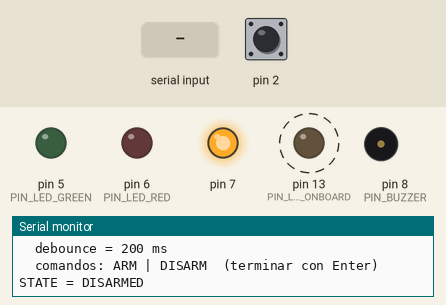
Recording of a program running on a simulated Arduino Uno, built with avr-gcc and run on an emulated ATmega328P. Shown: output pins drawn as LEDs (lit = HIGH), buzzer (waves = sounding, pin HIGH), the last lines printed to the serial monitor. Dashed ring = blinking. Inputs (shaded band) come from the test bench; at power-on: pin 2 HIGH.

Above: at 1.2 s.
1.3 s: "ARM\n" received over Serial
At 1.9 s:
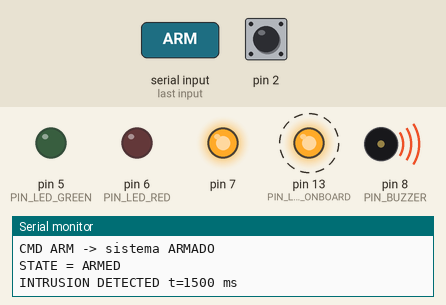
8.3 s: "DISARM\n" received over Serial
At 10.9 s:
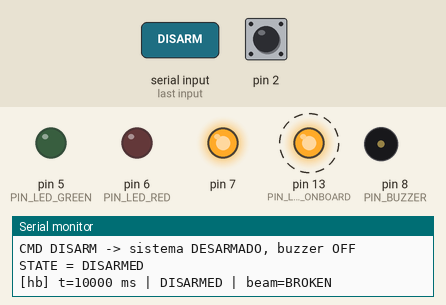
Timing chart, 0 to 18.3 s (numbered marks = the images above; inputs shaded):
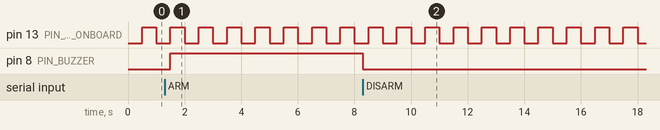

The program:

main.cpp
```cpp
// ============================================================================
//  main.cpp  -  EMBEBIDOS_1 / face_security  (Arduino UNO Q)
//  Ing 2 - FASE 2: maquina de estados laser + buzzer (respuesta local < 100 ms)
// ----------------------------------------------------------------------------
//  Que hace esta fase:
//    - Inicializa el sensor laser (laser::init, enciende el haz) y los
//      actuadores (alerts::init, buzzer + LEDs en OFF). Estado inicial DISARMED.
//    - Acepta comandos por Serial @115200, una linea terminada en '\n':
//          ARM     -> arma el sistema
//          DISARM  -> desarma y silencia el buzzer al instante
//      (se aceptan en mayus/minus y se ignoran espacios y CR sobrantes).
//    - En cada iteracion llama laser::update(). Si el sistema esta ARMED y se
//      confirma una intrusion (haz cortado >= DEBOUNCE_MS continuos), enciende
//      el buzzer DE INMEDIATO e imprime:
//          INTRUSION DETECTED t=<millis> ms
//    - Mantiene un blink de "vida" en el LED onboard y un heartbeat por Serial.
//
//  POR QUE LA RESPUESTA ES < 100 ms:
//    El loop no usa ningun delay() bloqueante: todo es millis(). laser::update()
//    confirma la intrusion y, en la MISMA iteracion, se llama alerts::buzzerOn()
//    que es una sola escritura GPIO. La cadena "haz confirmado -> buzzer sonando"
//    tarda microsegundos; el presupuesto de 100 ms se cumple con enorme margen.
//    (El debounce de 200 ms es la espera DELIBERADA para confirmar la intrusion
//     y evitar falsos positivos; el "< 100 ms" se mide desde esa confirmacion.)
//
//  Camara/WiFi/HTTP (F3-F5) se integraran aqui mas adelante, sobre este mismo
//  patron no bloqueante.
// ============================================================================

#include <Arduino.h>
#include <ctype.h>    // toupper()
#include <string.h>   // strcmp()
#include "config.h"

#include "laser_sensor.h"
#include "alerts.h"
// camera/wifi_manager siguen como esqueletos; se integran en F3-F5.
#include "camera.h"
#include "wifi_manager.h"

// ---- Blink de vida del LED onboard (no bloqueante) -------------------------
static unsigned long s_lastBlinkMs = 0;
static bool s_ledState = false;

// ---- Heartbeat de diagnostico (no bloqueante) ------------------------------
static unsigned long s_lastHeartbeatMs = 0;

// ---- Buffer de comandos por Serial -----------------------------------------
// Acumula caracteres hasta recibir '\n'. Tamano holgado para "DISARM" + ruido.
static char s_cmdBuf[16];
static uint8_t s_cmdLen = 0;

// ---------------------------------------------------------------------------
//  printArmState - imprime el estado actual del sistema por Serial.
//  Inputs:  ninguno.  Outputs: ninguno (efecto: linea por Serial).
// ---------------------------------------------------------------------------
static void printArmState() {
  Serial.print(F("STATE = "));
  Serial.println(laser::getState() == laser::State::ARMED ? F("ARMED")
                                                          : F("DISARMED"));
}

// ---------------------------------------------------------------------------
//  handleCommand - interpreta una linea de comando ya recibida (sin '\n').
//  Reconoce "ARM" y "DISARM" (insensible a mayus/minus). Cualquier otra cosa
//  se reporta como desconocida. ARM/DISARM confirman por Serial; DISARM ademas
//  silencia el buzzer en el acto.
//  Inputs:  cmd -> cadena C terminada en '\0' con el comando recibido.
//  Outputs: ninguno (efectos: cambia estado, actua buzzer, imprime).
// ---------------------------------------------------------------------------
static void handleCommand(char* cmd) {
  // Normaliza a mayusculas in-place (comando corto, costo despreciable).
  for (char* p = cmd; *p; ++p) *p = (char)toupper((unsigned char)*p);

  if (strcmp(cmd, "ARM") == 0) {
    laser::arm();
    Serial.println(F("CMD ARM -> sistema ARMADO"));
    printArmState();
  } else if (strcmp(cmd, "DISARM") == 0) {
    laser::disarm();
    alerts::buzzerOff();          // silencio inmediato del buzzer
    Serial.println(F("CMD DISARM -> sistema DESARMADO, buzzer OFF"));
    printArmState();
  } else if (cmd[0] != '\0') {
    Serial.print(F("CMD desconocido: "));
    Serial.println(cmd);
  }
}

// ---------------------------------------------------------------------------
//  pollSerialCommands - lee caracteres pendientes del Serial sin bloquear y,
//  al encontrar fin de linea ('\n'), despacha el comando acumulado.
//  Tolera '\r' (CRLF) y descarta lineas demasiado largas (overflow del buffer).
//  Inputs:  ninguno.  Outputs: ninguno.
// ---------------------------------------------------------------------------
static void pollSerialCommands() {
  while (Serial.available() > 0) {
    char c = (char)Serial.read();

    if (c == '\n' || c == '\r') {
      if (s_cmdLen > 0) {
        s_cmdBuf[s_cmdLen] = '\0';
        handleCommand(s_cmdBuf);
        s_cmdLen = 0;
      }
      continue;
    }

    // Acumula; si se llena el buffer, se descarta la linea (evita overflow).
    if (s_cmdLen < (sizeof(s_cmdBuf) - 1)) {
      s_cmdBuf[s_cmdLen++] = c;
    } else {
      s_cmdLen = 0;   // linea demasiado larga -> reinicia y espera el proximo '\n'
    }
  }
}

// ---------------------------------------------------------------------------
//  heartbeat - imprime periodicamente una linea de estado cuando no hay eventos
//  (util para verificar que el firmware sigue vivo y ver haz/buzzer en vivo).
//  Inputs:  now -> millis() actual.  Outputs: ninguno.
// ---------------------------------------------------------------------------
static void heartbeat(unsigned long now) {
  if (now - s_lastHeartbeatMs < HEARTBEAT_INTERVAL_MS) return;
  s_lastHeartbeatMs = now;

  Serial.print(F("[hb] t="));
  Serial.print(now);
  Serial.print(F(" ms | "));
  Serial.print(laser::getState() == laser::State::ARMED ? F("ARMED") : F("DISARMED"));
  Serial.print(F(" | beam="));
  Serial.println(laser::isBeamBroken() ? F("BROKEN") : F("OK"));
}

void setup() {
  // LED de vida.
  pinMode(PIN_LED_ONBOARD, OUTPUT);
  digitalWrite(PIN_LED_ONBOARD, LOW);

  // Serial @115200 (exigido por el proyecto).
  Serial.begin(115200);
  while (!Serial && millis() < 2000) {
    /* espera no bloqueante acotada a 2 s */
  }

  // Subsistemas de la Fase 2.
  laser::init();     // enciende el haz, estado DISARMED
  alerts::init();    // buzzer + LEDs en OFF

  Serial.println(F("Boot OK - F2 (laser + buzzer)"));
  Serial.print(F("  proyecto = ")); Serial.println(F(PROJECT_NAME));
  Serial.print(F("  firmware = ")); Serial.println(F(FW_VERSION));
  Serial.print(F("  debounce = ")); Serial.print(DEBOUNCE_MS); Serial.println(F(" ms"));
  Serial.println(F("  comandos: ARM | DISARM  (terminar con Enter)"));
  printArmState();
}

void loop() {
  const unsigned long now = millis();

  // 1) Comandos por Serial (ARM / DISARM). No bloqueante.
  pollSerialCommands();

  // 2) Sensor laser: se evalua SIEMPRE para mantener el debounce coherente.
  //    update() solo devuelve true si estamos ARMED y la intrusion se confirmo.
  if (laser::update()) {
    // --- Respuesta local critica: buzzer INMEDIATO (una escritura GPIO) ---
    alerts::buzzerOn();

    // Log con el formato exigido por el exit gate.
    // NOTA: el brief pide Serial.printf("INTRUSION DETECTED t=%lu ms\n", ...).
    //   El core AVR del env de validacion (env:uno) NO expone Serial.printf,
    //   asi que se compone la MISMA linea con print/println (portable AVR <->
    //   Zephyr del UNO Q). El texto emitido es identico.
    Serial.print(F("INTRUSION DETECTED t="));
    Serial.print(now);
    Serial.println(F(" ms"));
  }

  // 3) Actuadores temporizados no bloqueantes (auto-apagado de pulsos, etc.).
  alerts::update();

  // 4) Blink de vida del LED onboard, sin delay().
  if (now - s_lastBlinkMs >= BLINK_INTERVAL_MS) {
    s_lastBlinkMs = now;
    s_ledState = !s_ledState;
    digitalWrite(PIN_LED_ONBOARD, s_ledState ? HIGH : LOW);
  }

  // 5) Heartbeat de diagnostico periodico.
  heartbeat(now);
}
```

alerts.cpp
```cpp
// ============================================================================
//  alerts.cpp  -  Implementacion de buzzer + LEDs de estado
// ----------------------------------------------------------------------------
//  FASE 2: el foco es el BUZZER (buzzerOn / buzzerOff / buzzerPulse) con
//  respuesta inmediata y sin bloqueos. Los LEDs verde/rojo quedan con control
//  directo minimo (on/off) + init; su logica completa (parpadeos 1 Hz/5 Hz,
//  ventana de 3 s, patron intruso) se implementa en FASE 5.
//
//  GARANTIA DE LATENCIA (< 100 ms):
//    buzzerOn() es una unica escritura GPIO (digitalWrite). No hay esperas,
//    bucles ni delay(). Llamada desde el loop en cuanto laser::update() confirma
//    la intrusion, el sonido arranca en microsegundos -> el presupuesto de
//    100 ms se cumple con varios ordenes de magnitud de margen.
//
//  NO BLOQUEANTE:
//    buzzerPulse(ms) NO usa delay(): enciende el buzzer y registra el instante
//    de apagado; update() (llamado cada iteracion del loop) lo apaga cuando el
//    tiempo vence. Un buzzerOn() o buzzerOff() explicito cancela el pulso.
//
//  Pines y niveles activos viven en config.h (PIN_BUZZER / BUZZER_ON_LEVEL,
//  PIN_LED_GREEN/RED). Sin valores magicos aqui.
// ============================================================================

#include "alerts.h"
#include "config.h"

namespace alerts {

// Nivel "apagado" del buzzer = complemento del nivel activo de config.h.
static const uint8_t BUZZER_OFF_LEVEL = (BUZZER_ON_LEVEL == HIGH) ? LOW : HIGH;

// ---- Estado interno --------------------------------------------------------
//   s_buzzerActive  : true si el buzzer esta sonando ahora mismo.
//   s_pulseEndMs     : millis() en que un pulso temporizado debe apagarse.
//   s_pulseRunning   : true mientras hay un buzzerPulse() en curso.
static bool s_buzzerActive = false;
static unsigned long s_pulseEndMs = 0;
static bool s_pulseRunning = false;

// ---- Helper interno: escribe el pin del buzzer y refleja el estado ---------
static void writeBuzzer(bool on) {
  digitalWrite(PIN_BUZZER, on ? BUZZER_ON_LEVEL : BUZZER_OFF_LEVEL);
  s_buzzerActive = on;
}

// init
//  Configura buzzer y LEDs como salidas y los deja todos en OFF.
void init() {
  pinMode(PIN_BUZZER, OUTPUT);
  pinMode(PIN_LED_GREEN, OUTPUT);
  pinMode(PIN_LED_RED, OUTPUT);

  writeBuzzer(false);
  digitalWrite(PIN_LED_GREEN, LOW);
  digitalWrite(PIN_LED_RED, LOW);

  s_pulseRunning = false;
  s_pulseEndMs = 0;
}

// update
//  Avanza los patrones temporizados no bloqueantes. En FASE 2 solo gestiona el
//  auto-apagado de buzzerPulse(); en FASE 5 se anaden parpadeos y la ventana
//  de 3 s del LED verde. Debe llamarse en cada iteracion del loop.
void update() {
  if (s_pulseRunning && (long)(millis() - s_pulseEndMs) >= 0) {
    writeBuzzer(false);
    s_pulseRunning = false;
  }
}

// --- Buzzer ---------------------------------------------------------------

// buzzerOn
//  Enciende el buzzer de forma continua (intrusion). Cancela cualquier pulso
//  temporizado en curso. Latencia: una escritura GPIO.
void buzzerOn() {
  s_pulseRunning = false;     // un encendido continuo manda sobre un pulso
  writeBuzzer(true);
}

// buzzerOff
//  Apaga el buzzer de inmediato y cancela cualquier pulso en curso.
void buzzerOff() {
  s_pulseRunning = false;
  writeBuzzer(false);
}

// buzzerPulse
//  Enciende el buzzer durante `ms` milisegundos y lo apaga solo (via update()),
//  sin bloquear. Si ms == 0, no hace nada.
//  Inputs:  ms -> duracion del pulso en milisegundos.
void buzzerPulse(unsigned long ms) {
  if (ms == 0) return;
  writeBuzzer(true);
  s_pulseEndMs = millis() + ms;
  s_pulseRunning = true;
}

// --- LEDs de estado (control directo; logica completa en FASE 5) ----------
void greenOn()  { digitalWrite(PIN_LED_GREEN, HIGH); }
void greenOff() { digitalWrite(PIN_LED_GREEN, LOW);  }
void redOn()    { digitalWrite(PIN_LED_RED,   HIGH); }
void redOff()   { digitalWrite(PIN_LED_RED,   LOW);  }

// showAuthorized
//  FASE 5: LED verde ON 3 s no bloqueante + buzzer OFF. En F2 stub minimo:
//  apaga el buzzer y enciende el verde (sin la ventana temporizada todavia).
void showAuthorized() {
  buzzerOff();
  greenOn();
}

// showIntruder
//  FASE 5: LED rojo + buzzer continuos hasta DISARM. En F2 stub minimo:
//  enciende rojo + buzzer continuo (la cancelacion la hace clear()/buzzerOff()).
void showIntruder() {
  redOn();
  buzzerOn();
}

// clear
//  Apaga buzzer + ambos LEDs y cancela cualquier patron/pulso activo.
void clear() {
  buzzerOff();
  greenOff();
  redOff();
  s_pulseRunning = false;
}

}  // namespace alerts
```

alerts.h
```cpp
// ============================================================================
//  alerts.h  -  Actuacion fisica: buzzer + LEDs de estado
//  Ing 2 - Esqueleto creado en FASE 1 / implementacion en FASE 2 y FASE 5
// ----------------------------------------------------------------------------
//  Centraliza la salida hacia el usuario:
//    - Buzzer activo (intrusion).
//    - LED verde (acceso autorizado) y LED rojo (intruso / fallo de red).
//
//  Tabla de actuacion (de work_ing2.md):
//    Boot / DISARMED .................. todo OFF
//    ARMED sin intrusion .............. LED verde parpadeo lento (1 Hz)
//    Intrusion (antes de respuesta) ... buzzer ON inmediato (< 100 ms)
//    Respuesta match=true ............. LED verde ON 3 s
//    Respuesta match=false ............ LED rojo + buzzer continuos hasta DISARM
//    WiFi caido ....................... LED rojo parpadeo rapido (5 Hz)
//
//  Las funciones parpadeo/temporizadas seran NO bloqueantes (millis()); por eso
//  se preve un update() que se llama desde el loop.
// ============================================================================

#ifndef FACE_SECURITY_ALERTS_H
#define FACE_SECURITY_ALERTS_H

#include <Arduino.h>

namespace alerts {

// init
//  Proposito: configura los pines del buzzer y de los LEDs y los deja en OFF.
//  Inputs:    ninguno (usa PIN_BUZZER / PIN_LED_GREEN / PIN_LED_RED de config.h).
//  Outputs:   ninguno.
void init();

// update
//  Proposito: avanza los patrones temporizados no bloqueantes (parpadeos,
//             apagado del LED verde tras 3 s, etc.). Se llama en cada loop.
//  Inputs:    ninguno (usa millis()).
//  Outputs:   ninguno.
void update();

// --- Buzzer ---------------------------------------------------------------

// buzzerOn
//  Proposito: enciende el buzzer de forma continua (intrusion / intruso).
//  Inputs:    ninguno.   Outputs: ninguno.
void buzzerOn();

// buzzerOff
//  Proposito: apaga el buzzer.
//  Inputs:    ninguno.   Outputs: ninguno.
void buzzerOff();

// buzzerPulse
//  Proposito: enciende el buzzer durante `ms` milisegundos y lo apaga solo,
//             sin bloquear (gestionado por update()).
//  Inputs:    ms -> duracion del pulso en milisegundos.
//  Outputs:   ninguno.
void buzzerPulse(unsigned long ms);

// --- LEDs de estado -------------------------------------------------------

// greenOn / greenOff
//  Proposito: control directo del LED verde (acceso autorizado).
void greenOn();
void greenOff();

// redOn / redOff
//  Proposito: control directo del LED rojo (intruso / fallo de red).
void redOn();
void redOff();

// showAuthorized
//  Proposito: feedback de "acceso autorizado": LED verde ON 3 s (no bloqueante).
//  Inputs:    ninguno.   Outputs: ninguno.
void showAuthorized();

// showIntruder
//  Proposito: feedback de "intruso": LED rojo + buzzer continuos hasta DISARM.
//  Inputs:    ninguno.   Outputs: ninguno.
void showIntruder();

// clear
//  Proposito: apaga todo (buzzer + ambos LEDs) y cancela patrones activos.
//  Inputs:    ninguno.   Outputs: ninguno.
void clear();

}  // namespace alerts

#endif  // FACE_SECURITY_ALERTS_H
```

camera.cpp
```cpp
// ============================================================================
//  camera.cpp  -  Implementacion de la camara OV7670
//  Ing 2 - Esqueleto (FASE 1). Inicializacion SCCB y captura de frame se
//          implementan en FASE 3 (sujeto al riesgo critico de DCMI del UNO Q).
// ============================================================================

#include "camera.h"
#include "config.h"

namespace camera {

// Bandera de inicializacion del modulo.
static bool s_ready = false;

bool init() {
  // TODO Fase 3: configurar pines OV7670_*, generar XCLK, resetear el sensor y
  //              escribir registros via SCCB (RGB565 + QVGA). Detectar PID/VER.
  s_ready = false;
  return s_ready;
}

bool captureFrame(uint8_t** buf, size_t* len) {
  // TODO Fase 3: esperar VSYNC, leer el frame (DCMI o bit-banging) a un buffer
  //              de CAM_FRAME_BYTES y devolver puntero + tamano. Timeout 500 ms.
  if (buf) *buf = nullptr;
  if (len) *len = 0;
  return false;
}

bool isReady() {
  return s_ready;
}

}  // namespace camera
```

Source omitted: camera.h (2373 bytes), laser_sensor.cpp (5212 bytes), laser_sensor.h (2553 bytes), wifi_manager.cpp (2177 bytes), wifi_manager.h (4407 bytes), config.h (7333 bytes)

Measured:
- after the input at 1.3 s, pin 8 (PIN_BUZZER): LOW → HIGH after 0.20 s
- after the input at 8.3 s, pin 8 (PIN_BUZZER): HIGH → LOW at once
- by itself, pin 13 (PIN_LED_ONBOARD): alternates HIGH for 0.50 s and LOW for 0.50 s
